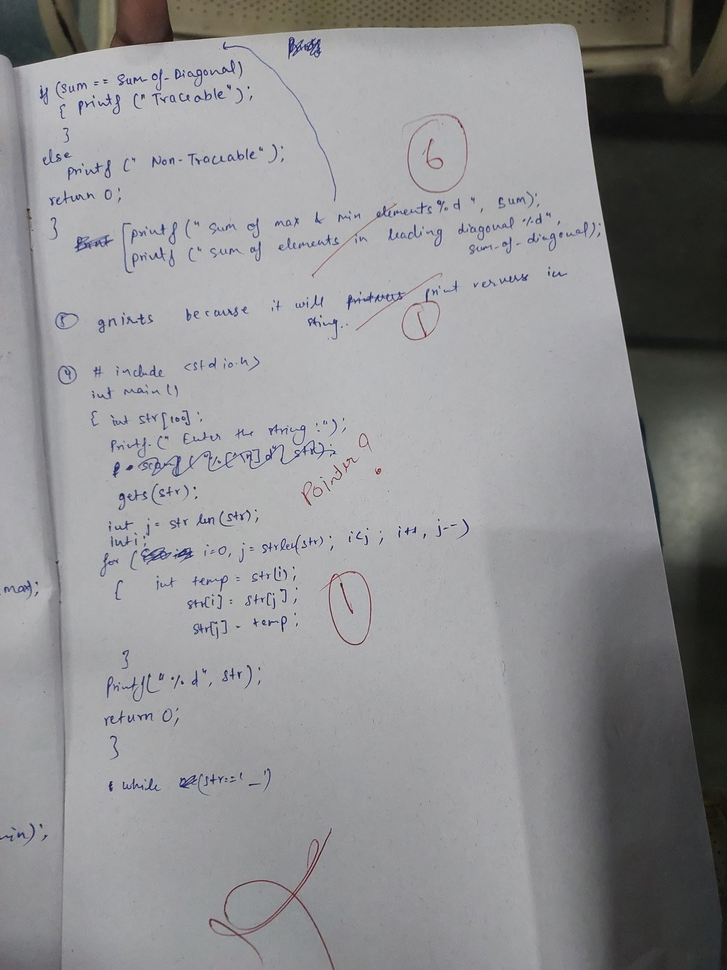
#> input picture dataset/real/20231102_115237.jpg, 727 x 970 px, shrunk from 3468 x 4624 before the run
$ python -i features.py   (imports and definitions only)   (older library calls are emulated)
#> lines starting #> are read from the running program, lines starting #| are printed output that depends on the picture
from __future__ import annotations

import numpy as np
from PIL import Image
from scipy import ndimage
from skimage import color, filters, feature


_fft_names = []
# [7 lines not run here, left out]

FEATURE_NAMES = [
    "mean_red",
    "mean_green",
    "mean_blue",
    "std_red",
    "std_green",
    "std_blue",
    "mean_hue",
    "mean_saturation",
    "std_saturation",
    "mean_value",
    "std_value",
    "contrast_p2_p98",
    "edge_density",
    "canny_density",
    "laplacian_variance",
    "sobel_mean",
    "gray_entropy",
    "overexposed_ratio",
    "underexposed_ratio",
    *_fft_names,
    *[f"lbp_bin_{i}" for i in range(10)],
    "glcm_contrast",
    "glcm_dissimilarity",
    "glcm_homogeneity",
    "glcm_energy",
    "glcm_correlation",
    "glcm_ASM",
    "r_g_corr",
    "g_b_corr",
    "b_r_corr",
    *[f"r_hist_{i}" for i in range(8)],
    *[f"g_hist_{i}" for i in range(8)],
    *[f"b_hist_{i}" for i in range(8)],
    *[f"grad_hist_{i}" for i in range(8)],
]


def extract_features(image: Image.Image) -> np.ndarray:
    rgb = np.asarray(image, dtype=np.float32) / 255.0
    gray = color.rgb2gray(rgb)
    hsv = color.rgb2hsv(rgb)
#> hsv: shape (970, 727, 3) float32; mean of channels 0, 1, 2 0.554, 0.0476, 0.575
    gray_uint8 = (gray * 255).astype(np.uint8)

    # 1. Color stats
    channels_mean = rgb.reshape(-1, 3).mean(axis=0)
#> channels_mean = [0.562, 0.562, 0.568]
    channels_std = rgb.reshape(-1, 3).std(axis=0)
#> channels_std = [0.181, 0.182, 0.192]
    saturation = hsv[..., 1]
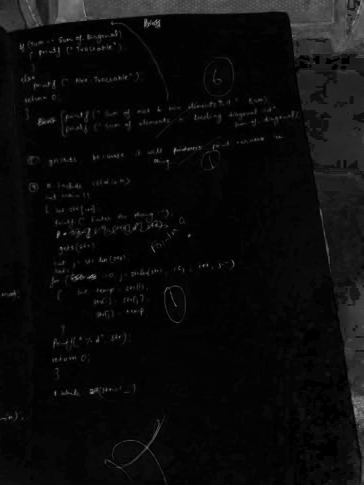
#> saturation: shape (970, 727) float32 (shown at 1/2 size); min 0, max 0.846, mean 0.0475
    value = hsv[..., 2]

    # 2. Brightness contrast and limits
    p2, p98 = np.percentile(gray, [2, 98])
#> p2 = 0.105; p98 = 0.725
    sobel = filters.sobel(gray)
    laplacian = ndimage.laplace(gray)
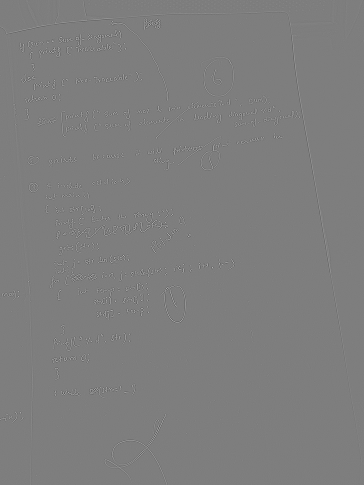
#> laplacian: shape (970, 727) float32 (shown at 1/2 size); min -1.68, max 1.72, mean -1.76e-11; drawn with min black and max white

    # 3. FFT Radial & Angular features
    fft = np.fft.fftshift(np.fft.fft2(gray))
    magnitude = np.abs(fft)
    height, width = gray.shape
    cy, cx = height / 2, width / 2
    y, x = np.ogrid[:height, :width]

    r = np.sqrt((y - cy) ** 2 + (x - cx) ** 2)
    theta = np.arctan2(y - cy, x - cx)

    min_dim = min(height, width)
    band1_mask = (r >= min_dim * 0.02) & (r < min_dim * 0.10)
    band2_mask = (r >= min_dim * 0.10) & (r < min_dim * 0.25)
    band3_mask = (r >= min_dim * 0.25)

    theta_folded = theta % np.pi

    sec1_mask = (theta_folded >= 0) & (theta_folded < np.pi/4)
    sec2_mask = (theta_folded >= np.pi/4) & (theta_folded < np.pi/2)
    sec3_mask = (theta_folded >= np.pi/2) & (theta_folded < 3*np.pi/4)
    sec4_mask = (theta_folded >= 3*np.pi/4) & (theta_folded <= np.pi)

    fft_features = []
    for r_mask in [band1_mask, band2_mask, band3_mask]:
        for s_mask in [sec1_mask, sec2_mask, sec3_mask, sec4_mask]:
            mask = r_mask & s_mask
            if np.any(mask):
                vals = magnitude[mask]
                mean_v = vals.mean() + 1e-8
                max_v = vals.max()
                std_v = vals.std()
                fft_features.extend([
                    float(mean_v),
                    float(max_v / mean_v),
                    float(std_v / mean_v)
                ])
            else:
                fft_features.extend([0.0, 0.0, 0.0])
#> after the loop, fft_features = 36 values, max 179.5 at index 9, min 0.593 at index 20, mean 31.02

    # 4. LBP features on uint8 image (uniform method -> 10 bins)
    lbp = feature.local_binary_pattern(gray_uint8, P=8, R=1, method="uniform")
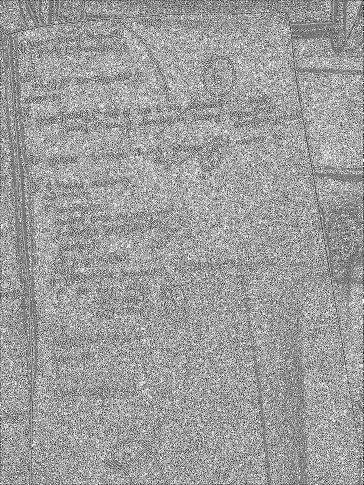
#> lbp: shape (970, 727) float64 (shown at 1/2 size); min 0, max 9, mean 5.56; drawn with min black and max white
    lbp_hist, _ = np.histogram(lbp, bins=10, range=(0, 10), density=True)
#> lbp_hist = [0.042, 0.0788, 0.0224, 0.0946, 0.0892, 0.155, 0.0883, 0.099, 0.182, 0.149]

    # 5. GLCM features (quantized to 16 levels to make it fast)
    gray_q = (gray * 15).astype(np.uint8)
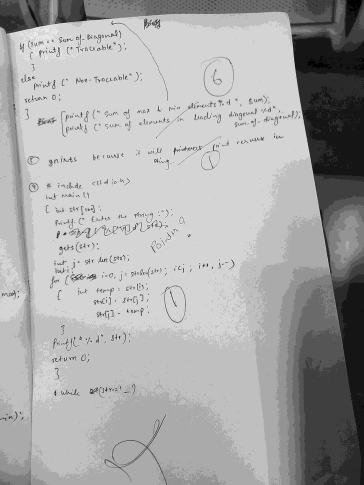
#> gray_q: shape (970, 727) (shown at 1/2 size); min 0, max 12, mean 7.95; drawn with min black and max white
    glcm = feature.graycomatrix(gray_q, distances=[1, 2], angles=[0, np.pi/4, np.pi/2, 3*np.pi/4], levels=16, symmetric=True, normed=True)
    glcm_contrast = feature.graycoprops(glcm, 'contrast').mean()
#> glcm_contrast = 0.701
    glcm_dissimilarity = feature.graycoprops(glcm, 'dissimilarity').mean()
#> glcm_dissimilarity = 0.225
    glcm_homogeneity = feature.graycoprops(glcm, 'homogeneity').mean()
#> glcm_homogeneity = 0.923
    glcm_energy = feature.graycoprops(glcm, 'energy').mean()
#> glcm_energy = 0.44
    glcm_correlation = feature.graycoprops(glcm, 'correlation').mean()
#> glcm_correlation = 0.953
    glcm_ASM = feature.graycoprops(glcm, 'ASM').mean()
#> glcm_ASM = 0.194

    # 6. Color channel correlation features
    r_flat = rgb[..., 0].ravel()
    g_flat = rgb[..., 1].ravel()
    b_flat = rgb[..., 2].ravel()
    r_g_corr = np.corrcoef(r_flat, g_flat)[0, 1]
#> r_g_corr = 0.998
    g_b_corr = np.corrcoef(g_flat, b_flat)[0, 1]
#> g_b_corr = 0.993
    b_r_corr = np.corrcoef(b_flat, r_flat)[0, 1]
#> b_r_corr = 0.989

    # 7. RGB Color histograms (8 bins per channel -> 24 features)
    r_hist, _ = np.histogram(r_flat, bins=8, range=(0, 1), density=True)
#> r_hist = [0.284, 0.645, 0.429, 0.52, 1.85, 4.24, 0.0263, 6.81e-05]
    g_hist, _ = np.histogram(g_flat, bins=8, range=(0, 1), density=True)
#> g_hist = [0.249, 0.703, 0.468, 0.468, 1.83, 4.27, 0.02, 0]
    b_hist, _ = np.histogram(b_flat, bins=8, range=(0, 1), density=True)
#> b_hist = [0.441, 0.571, 0.446, 0.375, 1.59, 4.47, 0.102, 0.000942]

    # 8. Gradient orientation histogram
    dx = ndimage.sobel(gray, axis=1)
    dy = ndimage.sobel(gray, axis=0)
    magnitudes = np.hypot(dx, dy)
    angles = np.arctan2(dy, dx)
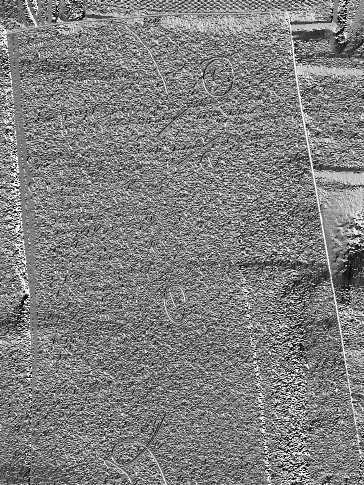
#> angles: shape (970, 727) float32 (shown at 1/2 size); min -3.14, max 3.14, mean -0.00301; drawn with min black and max white
    angles_deg = np.rad2deg(angles) % 180
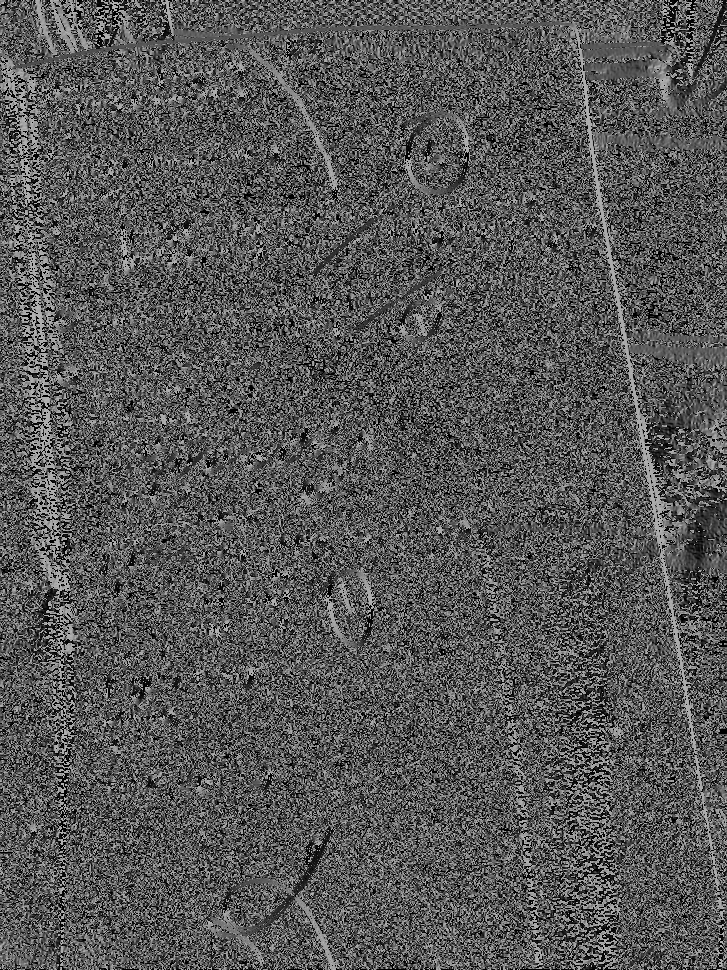
#> angles_deg: shape (970, 727) float32; min 0, max 180, mean 86.5
    grad_hist, _ = np.histogram(angles_deg, bins=8, range=(0, 180), weights=magnitudes)
#> grad_hist = [12710.1, 7576.8, 6768.7, 7722.3, 6352.2, 5757.1, 7818.1, 15328.4]
    grad_hist = grad_hist / (grad_hist.sum() + 1e-8)
#> grad_hist = [0.181, 0.108, 0.0966, 0.11, 0.0907, 0.0822, 0.112, 0.219]

    # Basic stats
    hist_gray, _ = np.histogram(gray, bins=64, range=(0.0, 1.0), density=True)
#> hist_gray = 64 values, max 9.06 at index 44, min 0 at index 0, mean 1
    hist_gray = hist_gray + 1e-12
#> hist_gray = 64 values, max 9.06 at index 44, min 1e-12 at index 0, mean 1
    entropy = -np.sum(hist_gray * np.log2(hist_gray)) / 64.0
#> entropy = -1.33

    edge_density = 0.0
    if np.any(sobel):
        threshold = filters.threshold_otsu(sobel)
#> threshold = 0.109
        edge_density = float((sobel > threshold).mean())
#> edge_density = 0.0461

    features = np.array(
        [
            *channels_mean,
            *channels_std,
            float(hsv[..., 0].mean()),
            float(saturation.mean()),
            float(saturation.std()),
            float(value.mean()),
            float(value.std()),
            float(p98 - p2),
            edge_density,
            float(feature.canny(gray, sigma=1.2).mean()),
            float(laplacian.var()),
            float(sobel.mean()),
            float(entropy),
            float((gray > 0.96).mean()),
            float((gray < 0.04).mean()),

            # FFT features (36 features)
            *fft_features,

            # LBP hist (10 features)
            *lbp_hist.tolist(),

            # GLCM (6 features)
            float(glcm_contrast),
            float(glcm_dissimilarity),
            float(glcm_homogeneity),
            float(glcm_energy),
            float(glcm_correlation),
            float(glcm_ASM),

            # Channel correlations (3 features)
            float(r_g_corr),
            float(g_b_corr),
            float(b_r_corr),

            # Color histograms (24 features)
            *r_hist.tolist(),
            *g_hist.tolist(),
            *b_hist.tolist(),

            # Gradient histogram (8 features)
            *grad_hist.tolist(),
        ],
        dtype=np.float32,
    )
#> features = 106 values, max 179.5 at index 28, min -1.33 at index 16, mean 10.87

    return np.nan_to_num(features, nan=0.0, posinf=0.0, neginf=0.0)

>>> import cv2
>>> picture = cv2.cvtColor(cv2.imread('../dataset/real/20231102_115237.jpg'), cv2.COLOR_BGR2RGB)
>>> result = extract_features(picture)
#> result has the same summary as features in extract_features

$ run again, on dataset/real/20240521_183617.jpg
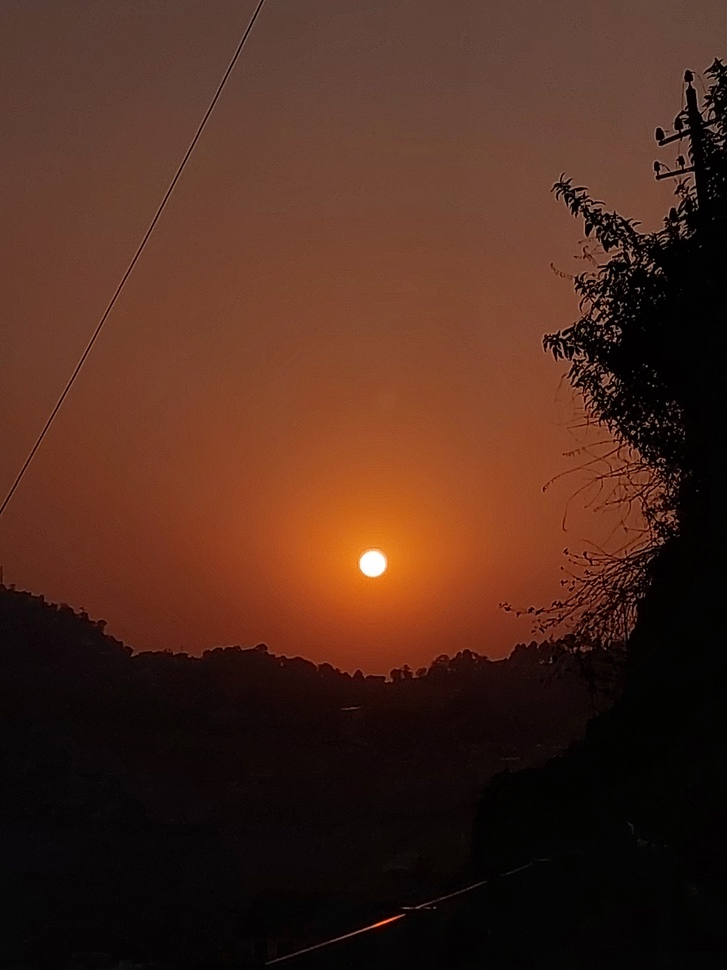
#> input picture dataset/real/20240521_183617.jpg, 727 x 970 px, shrunk from 3468 x 4624 before the run
#> hsv: shape (970, 727, 3) float32; mean of channels 0, 1, 2 0.175, 0.559, 0.299
#> channels_mean = [0.299, 0.166, 0.114]
#> channels_std = [0.228, 0.128, 0.0902]
#> p2 = 0.00417; p98 = 0.424
#> after the loop in extract_features, `for r_mask in [band1_mask, band2_mask, band3_mask]:`: fft_features = 36 values, max 115 at index 3, min 0.578 at index 23, mean 22.76
#> in extract_features, `lbp = feature.local_binary_pattern(gray_uint8, P=8, R=1, method="unifo..`:
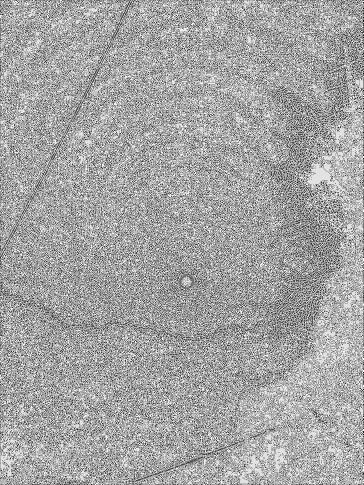
#> lbp: shape (970, 727) float64 (shown at 1/2 size); min 0, max 9, mean 5.78; drawn with min black and max white
#> lbp_hist = [0.0439, 0.0872, 0.0258, 0.0818, 0.0581, 0.12, 0.0829, 0.1, 0.234, 0.166]
#> glcm_contrast = 0.387
#> glcm_dissimilarity = 0.156
#> glcm_homogeneity = 0.94
#> glcm_energy = 0.528
#> glcm_correlation = 0.956
#> glcm_ASM = 0.279
#> r_g_corr = 0.954
#> g_b_corr = 0.91
#> b_r_corr = 0.767
#> r_hist = [3.08, 0.191, 0.504, 2.78, 1.03, 0.281, 0.115, 0.0208]
#> g_hist = [3.28, 1.43, 3.15, 0.125, 0.00718, 0.00102, 0.000522, 0.00563]
#> b_hist = [4.06, 3.82, 0.0845, 0.0284, 0.00112, 0.000465, 0.00059, 0.00497]
#> in extract_features, `angles_deg = np.rad2deg(angles) % 180`:
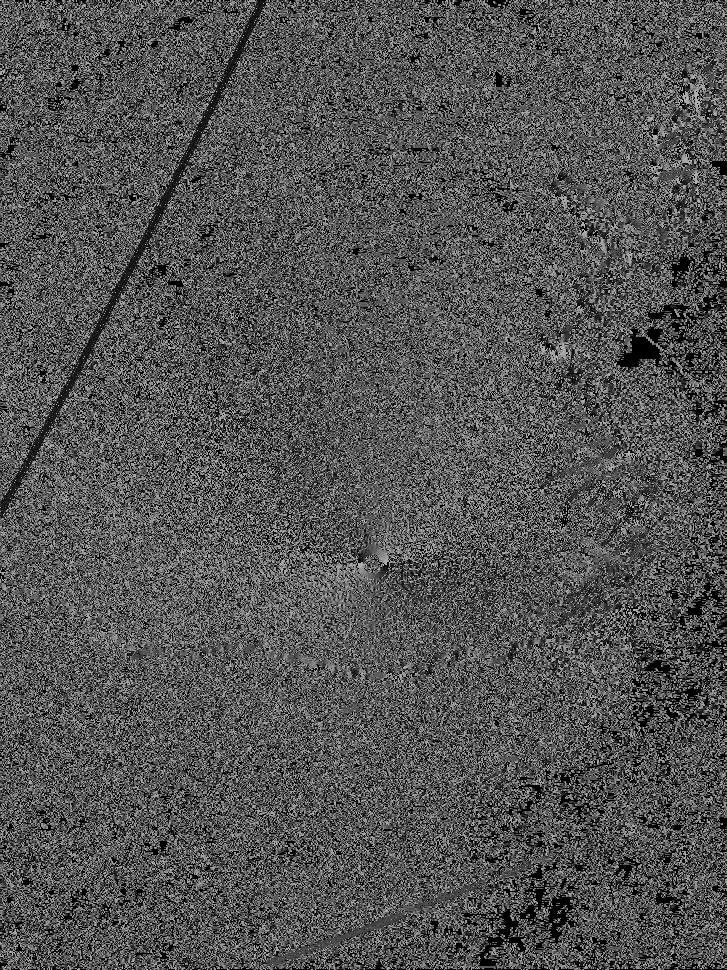
#> angles_deg: shape (970, 727) float32; min 0, max 180, mean 83.7
#> in extract_features, `grad_hist, _ = np.histogram(angles_deg, bins=8, range=(0, 180), weight..`: grad_hist = [7483.1, 8258.8, 7035.5, 7189.9, 5670.8, 4633.4, 5231.6, 5556.8]
#> in extract_features, `grad_hist = grad_hist / (grad_hist.sum() + 1e-8)`: grad_hist = [0.147, 0.162, 0.138, 0.141, 0.111, 0.0907, 0.102, 0.109]
#> hist_gray = 64 values, max 9.24 at index 1, min 0.000363 at index 52, mean 1
#> entropy = -2.05
#> threshold = 0.0949
#> edge_density = 0.0346
#> features = 106 values, max 115 at index 22, min -2.05 at index 16, mean 8.04
#> result has the same summary as features in extract_features
